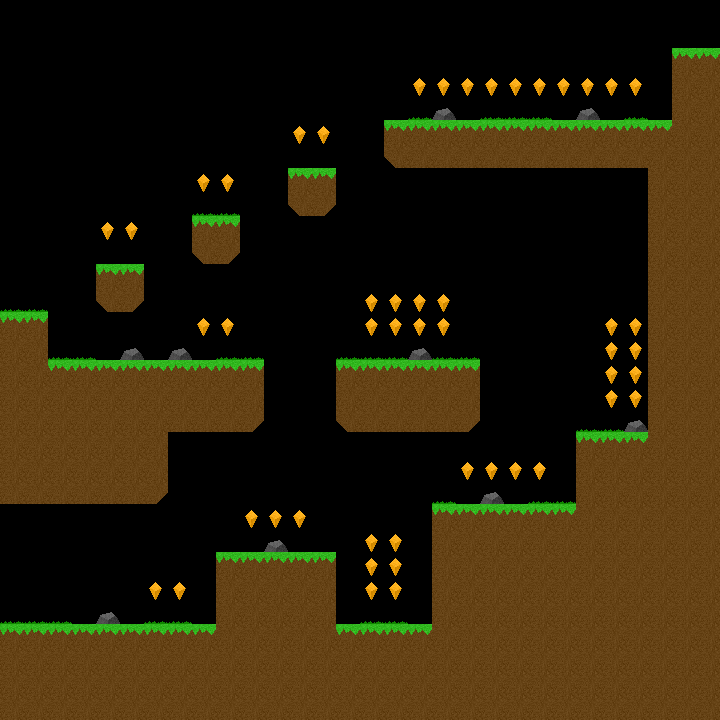

Below is a game level as drawn by its tile map, then a one-line description and the .tmx file that defines it, in full:
An orthogonal 30x30 tile map with 24x24 px tiles, 2 tile layers (Tile Layer 1, coins), 2 tilesets.

<map version="1.0" orientation="orthogonal" width="30" height="30" tilewidth="24" tileheight="24">
 <tileset firstgid="1" name="tiles" tilewidth="24" tileheight="24">
  <image source="tiles.png" width="48" height="72" />
 </tileset>
 <tileset firstgid="7" name="gem" tilewidth="13" tileheight="18">
  <tileoffset x="5" y="0" />
  <image source="gem.png" width="13" height="18" />
 </tileset>
 <layer name="Tile Layer 1" width="30" height="30">
  <data encoding="csv">
0,0,0,0,0,0,0,0,0,0,0,0,0,0,0,0,0,0,0,0,0,0,0,0,0,0,0,0,0,0,
0,0,0,0,0,0,0,0,0,0,0,0,0,0,0,0,0,0,0,0,0,0,0,0,0,0,0,0,0,0,
0,0,0,0,0,0,0,0,0,0,0,0,0,0,0,0,0,0,0,0,0,0,0,0,0,0,0,0,4,4,
0,0,0,0,0,0,0,0,0,0,0,0,0,0,0,0,0,0,0,0,0,0,0,0,0,0,0,0,3,3,
0,0,0,0,0,0,0,0,0,0,0,0,0,0,0,0,0,1,2,0,1,1,1,0,2,0,1,0,3,3,
0,0,0,0,0,0,0,0,0,0,0,0,0,0,0,0,4,4,4,4,4,4,4,4,4,4,4,4,3,3,
0,0,0,0,0,0,0,0,0,0,0,0,0,0,0,0,5,3,3,3,3,3,3,3,3,3,3,3,3,3,
0,0,0,0,0,0,0,0,0,0,0,0,4,4,0,0,0,0,0,0,0,0,0,0,0,0,0,3,3,3,
0,0,0,0,0,0,0,0,1,1,0,0,5,6,0,0,0,0,0,0,0,0,0,0,0,0,0,3,3,3,
0,0,0,0,0,0,0,0,4,4,0,0,0,0,0,0,0,0,0,0,0,0,0,0,0,0,0,3,3,3,
0,0,0,0,0,0,0,0,5,6,0,0,0,0,0,0,0,0,0,0,0,0,0,0,0,0,0,3,3,3,
0,0,0,0,4,4,0,0,0,0,0,0,0,0,0,0,0,0,0,0,0,0,0,0,0,0,0,3,3,3,
1,1,0,0,5,6,0,0,0,0,0,0,0,0,0,0,0,0,0,0,0,0,0,0,0,0,0,3,3,3,
4,4,0,0,0,0,0,0,0,0,0,0,0,0,0,0,0,0,0,0,0,0,0,0,0,0,0,3,3,3,
3,3,1,1,0,2,0,2,0,1,1,0,0,0,1,1,1,2,1,1,0,0,0,0,0,0,0,3,3,3,
3,3,4,4,4,4,4,4,4,4,4,0,0,0,4,4,4,4,4,4,0,0,0,0,0,0,0,3,3,3,
3,3,3,3,3,3,3,3,3,3,3,0,0,0,3,3,3,3,3,3,0,0,0,0,0,0,0,3,3,3,
3,3,3,3,3,3,3,3,3,3,6,0,0,0,5,3,3,3,3,6,0,0,0,0,1,1,2,3,3,3,
3,3,3,3,3,3,3,0,0,0,0,0,0,0,0,0,0,0,0,0,0,0,0,0,4,4,4,3,3,3,
3,3,3,3,3,3,3,0,0,0,0,0,0,0,0,0,0,0,0,0,0,0,0,0,3,3,3,3,3,3,
3,3,3,3,3,3,6,0,0,0,0,0,0,0,0,0,0,0,1,0,2,0,1,1,3,3,3,3,3,3,
0,0,0,0,0,0,0,0,0,0,0,0,0,0,0,0,0,0,4,4,4,4,4,4,3,3,3,3,3,3,
0,0,0,0,0,0,0,0,0,0,0,2,0,0,0,0,0,0,3,3,3,3,3,3,3,3,3,3,3,3,
0,0,0,0,0,0,0,0,0,4,4,4,4,4,0,0,0,0,3,3,3,3,3,3,3,3,3,3,3,3,
0,0,0,0,0,0,0,0,0,3,3,3,3,3,0,0,0,0,3,3,3,3,3,3,3,3,3,3,3,3,
1,1,1,0,2,0,1,1,0,3,3,3,3,3,0,1,1,0,3,3,3,3,3,3,3,3,3,3,3,3,
4,4,4,4,4,4,4,4,4,3,3,3,3,3,4,4,4,4,3,3,3,3,3,3,3,3,3,3,3,3,
3,3,3,3,3,3,3,3,3,3,3,3,3,3,3,3,3,3,3,3,3,3,3,3,3,3,3,3,3,3,
3,3,3,3,3,3,3,3,3,3,3,3,3,3,3,3,3,3,3,3,3,3,3,3,3,3,3,3,3,3,
3,3,3,3,3,3,3,3,3,3,3,3,3,3,3,3,3,3,3,3,3,3,3,3,3,3,3,3,3,3
</data>
 </layer>
 <layer name="coins" width="30" height="30">
  <data encoding="csv">
0,0,0,0,0,0,0,0,0,0,0,0,0,0,0,0,0,0,0,0,0,0,0,0,0,0,0,0,0,0,
0,0,0,0,0,0,0,0,0,0,0,0,0,0,0,0,0,0,0,0,0,0,0,0,0,0,0,0,0,0,
0,0,0,0,0,0,0,0,0,0,0,0,0,0,0,0,0,0,0,0,0,0,0,0,0,0,0,0,0,0,
0,0,0,0,0,0,0,0,0,0,0,0,0,0,0,0,0,7,7,7,7,7,7,7,7,7,7,0,0,0,
0,0,0,0,0,0,0,0,0,0,0,0,0,0,0,0,0,0,0,0,0,0,0,0,0,0,0,0,0,0,
0,0,0,0,0,0,0,0,0,0,0,0,7,7,0,0,0,0,0,0,0,0,0,0,0,0,0,0,0,0,
0,0,0,0,0,0,0,0,0,0,0,0,0,0,0,0,0,0,0,0,0,0,0,0,0,0,0,0,0,0,
0,0,0,0,0,0,0,0,7,7,0,0,0,0,0,0,0,0,0,0,0,0,0,0,0,0,0,0,0,0,
0,0,0,0,0,0,0,0,0,0,0,0,0,0,0,0,0,0,0,0,0,0,0,0,0,0,0,0,0,0,
0,0,0,0,7,7,0,0,0,0,0,0,0,0,0,0,0,0,0,0,0,0,0,0,0,0,0,0,0,0,
0,0,0,0,0,0,0,0,0,0,0,0,0,0,0,0,0,0,0,0,0,0,0,0,0,0,0,0,0,0,
0,0,0,0,0,0,0,0,0,0,0,0,0,0,0,0,0,0,0,0,0,0,0,0,0,0,0,0,0,0,
0,0,0,0,0,0,0,0,0,0,0,0,0,0,0,7,7,7,7,0,0,0,0,0,0,0,0,0,0,0,
0,0,0,0,0,0,0,0,7,7,0,0,0,0,0,7,7,7,7,0,0,0,0,0,0,7,7,0,0,0,
0,0,0,0,0,0,0,0,0,0,0,0,0,0,0,0,0,0,0,0,0,0,0,0,0,7,7,0,0,0,
0,0,0,0,0,0,0,0,0,0,0,0,0,0,0,0,0,0,0,0,0,0,0,0,0,7,7,0,0,0,
0,0,0,0,0,0,0,0,0,0,0,0,0,0,0,0,0,0,0,0,0,0,0,0,0,7,7,0,0,0,
0,0,0,0,0,0,0,0,0,0,0,0,0,0,0,0,0,0,0,0,0,0,0,0,0,0,0,0,0,0,
0,0,0,0,0,0,0,0,0,0,0,0,0,0,0,0,0,0,0,0,0,0,0,0,0,0,0,0,0,0,
0,0,0,0,0,0,0,0,0,0,0,0,0,0,0,0,0,0,0,7,7,7,7,0,0,0,0,0,0,0,
0,0,0,0,0,0,0,0,0,0,0,0,0,0,0,0,0,0,0,0,0,0,0,0,0,0,0,0,0,0,
0,0,0,0,0,0,0,0,0,0,7,7,7,0,0,0,0,0,0,0,0,0,0,0,0,0,0,0,0,0,
0,0,0,0,0,0,0,0,0,0,0,0,0,0,0,7,7,0,0,0,0,0,0,0,0,0,0,0,0,0,
0,0,0,0,0,0,0,0,0,0,0,0,0,0,0,7,7,0,0,0,0,0,0,0,0,0,0,0,0,0,
0,0,0,0,0,0,7,7,0,0,0,0,0,0,0,7,7,0,0,0,0,0,0,0,0,0,0,0,0,0,
0,0,0,0,0,0,0,0,0,0,0,0,0,0,0,0,0,0,0,0,0,0,0,0,0,0,0,0,0,0,
0,0,0,0,0,0,0,0,0,0,0,0,0,0,0,0,0,0,0,0,0,0,0,0,0,0,0,0,0,0,
0,0,0,0,0,0,0,0,0,0,0,0,0,0,0,0,0,0,0,0,0,0,0,0,0,0,0,0,0,0,
0,0,0,0,0,0,0,0,0,0,0,0,0,0,0,0,0,0,0,0,0,0,0,0,0,0,0,0,0,0,
0,0,0,0,0,0,0,0,0,0,0,0,0,0,0,0,0,0,0,0,0,0,0,0,0,0,0,0,0,0
</data>
 </layer>
</map>